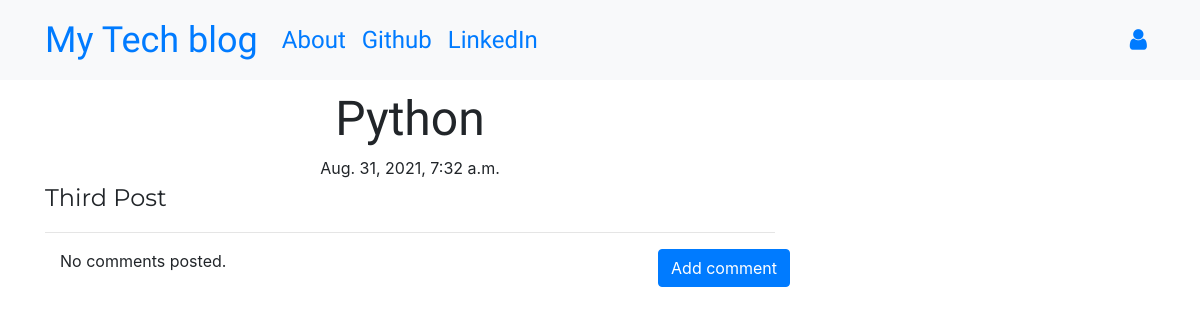
Page /post/5 on the earlier database version.
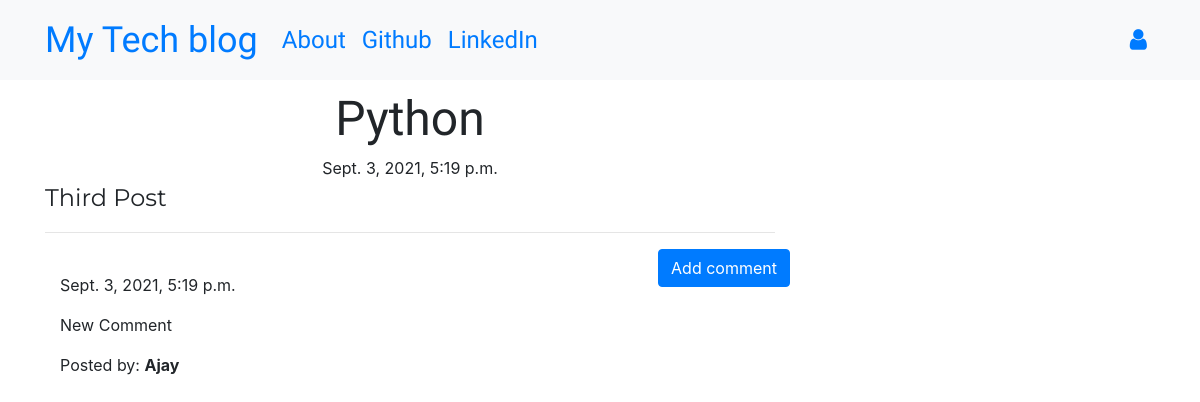
Same page on the later database version.
### home/models.py (models this page shows, shortened)
class Post(models.Model):
    author = models.ForeignKey('auth.User',on_delete=models.CASCADE)
    title = models.CharField(max_length=200)
    text = models.TextField()
    created_date = models.DateTimeField(default=timezone.now)
    published_date = models.DateTimeField(blank=True, null=True)

class Comment(models.Model):
    post = models.ForeignKey(Post, related_name='comments',on_delete=models.CASCADE)
    author = models.CharField(max_length=200)
    text = models.TextField()
    created_date = models.DateTimeField(default=timezone.now)
    approved_comment = models.BooleanField(default=False)

### home/views.py (the view)
# urls.py: path('post/<int:pk>', views.PostDetailView.as_view(), name='post_detail'),
class PostDetailView(DetailView):
    model = Post

### templates/home/post_detail.html (shortened to what this page needs)
{% extends 'base/base-template.html' %}
{% block content %}
<h1 class='posttitle loader'>{{ post.title }}</h1>
{% if post.published_date %}
            <div class="date postdate">
                {{ post.published_date }}
            </div>
        {% else %}
            <a class="btn btn-outline-dark" href="{% url 'post_publish' pk=post.pk %}">Publish</a>
        {% endif %}
      <p class='postcontent' >{{ post.text|safe|linebreaksbr }}</p>
  <hr>
  <a class="btn btn-primary btn-comment" href="{% url 'add_comment_to_post' pk=post.pk %}">Add comment</a>
  <div class="container">
  {% for comment in post.comments.all %}
  <br>
      {% if user.is_authenticated or comment.approved_comment %}
              {{ comment.created_date }}
          <p>{{ comment.text|safe|linebreaks }}</p>
          <p>Posted by: <strong>{{ comment.author }}</strong></p>
      {% endif %}
  {% empty %}
      <p>No comments posted.</p>
  {% endfor %}
</div>
{% endblock %}

### templates/base/base-template.html (shortened to what this page needs)
<!DOCTYPE html>
{% load static %}
<html>
  <head>
    <link rel="stylesheet" href="https://stackpath.bootstrapcdn.com/bootstrap/4.1.3/css/bootstrap.min.css"
>
    <link href="https://maxcdn.bootstrapcdn.com/font-awesome/4.7.0/css/font-awesome.min.css" rel="stylesheet">
    <link rel="stylesheet" href="//cdn.jsdelivr.net/medium-editor/latest/css/medium-editor.min.css" type="text/css" media="screen" charset="utf-8">
    <link rel="stylesheet" href="{% static 'css/blog.css' %}">
  </head>
  <body class='loader'>
    <nav class="navbar navbar-expand-lg bg-light techfont">
      <div class="container">
        <div class="navbar-nav align-items-center">
          <a class="navbar-brand bigbrand" href="{% url 'post_list' %}">My Tech blog</a>
          <a class="nav-item nav-link" href="{% url 'about' %}">About</a>
          <a class="nav-item nav-link" href="https://github.com/Shubham101491/Blog_CBV">Github</a>
          <a class="nav-item nav-link" href="https://www.linkedin.com">LinkedIn</a>
        </div>
        <div class="navbar-nav align-items-center ml-auto">
          {% if user.is_authenticated %}
            <a class="nav-item nav-link" href="{% url 'post_new' %}">New Post</a>
            <a class="nav-item nav-link" href="{% url 'post_draft_list' %}">Drafts</a>
            <a class="nav-item nav-link" href="{% url 'logout' %}">Log out</a>
            <a >Welcome: {{ user.username }}</a>
          {% else %}
            <a class="nav-item nav-link" href="{% url 'login' %}" aria-label="Login">
              <span class="fa fa-user" aria-hidden="true"></span></a>
          {% endif %}
        </div>
      </div>
    </nav>
          <div class="content container">
              <div class="row">
                  <div class="col-md-8">
                    <div class="blog_posts">
                      {% block content %}
                      {% endblock %}
                    </div>
                  </div>
              </div>
          </div>
  </body>
</html>

### static/css/blog.css (style rules this page uses)
.techfont { font-family: 'Russo One', sans-serif; font-size: 1.5em; margin-bottom: 10px; }
.postdate { text-align: center; }
.posttitle { font-family: 'Russo One', sans-serif; font-size: 3em; text-align: center; }
.postcontent { font-family: 'Montserrat'; font-size: 1.5em; }
.btn-comment { position: absolute; right: 0px; }
.bigbrand { font-size: 1.5em; }
.loader { filter:hue-rotate(0deg); color: linear-gradient(45deg,#0f8,#08f); animation:hue 5000ms infinite linear; }

Differences in the rows shown:
changed Post "Python": published_date "Aug. 31, 2021, 7:32 a.m." → "Sept. 3, 2021, 5:19 p.m."
added Comment: created_date "Sept. 3, 2021, 5:19 p.m.", text "New Comment", author "Ajay"
Other differences:
text no longer shown: "No comments posted."
